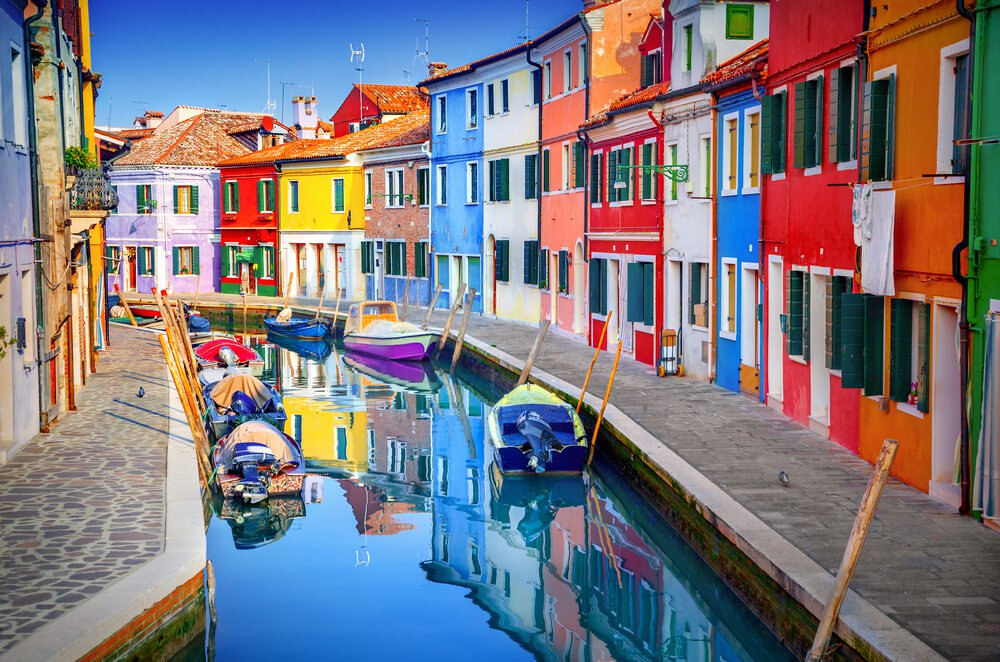
#> input picture colorpic.jpg, 1000 x 662 px, found by its file name
$ jupyter execute color_detection.ipynb
#> lines starting #> are read from the running program, lines starting #| are printed output that depends on the picture; after the words box and inside, x2 and y2 are one past the last pixel; in counts of white or black regions, pixels touching at a corner belong together
[cell 1]
import cv2
import pandas as pd

[cell 2]
img_path = r"D:\NLP\NLP Diploma Shaai For AI Using Pytourch\nlp-course-notebooks-master\color detection\colorpic.jpg"
img = cv2.imread(img_path)
#> img is the input picture: shape (662, 1000, 3); mean B, G, R 127.2, 120.1, 124.8

[cell 3]
index = ["color", "color_name", "hex", "R", "G", "B"]
csv = pd.read_csv(r'D:\NLP\NLP Diploma Shaai For AI Using Pytourch\nlp-course-notebooks-master\color detection/colors.csv', names=index, header=None)
#> (reads colors.csv from the repository)

[cell 4]
def getColorName(R,G,B):
    minimum = 1000
    for i in range(len(csv)):
        d = abs(R- int(csv.loc[i,"R"])) + abs(G- int(csv.loc[i,"G"]))+ abs(B- int(csv.loc[i,"B"]))
        if(d<minimum):
            minimum = d
            color_name = csv.loc[i,"color_name"]
    return color_name

[cell 5]
clicked = False
r = g = b = xpos = ypos = 0

[cell 6]
def draw_function(event, x,y,flags,param):
    if event == cv2.EVENT_LBUTTONDBLCLK:
        global b,g,r,xpos,ypos, clicked
        clicked = True
        xpos = x
        ypos = y
        b,g,r = img[y,x]
        b = int(b)
        g = int(g)
        r = int(r)

[cell 7]
cv2.namedWindow('color detection')
cv2.setMouseCallback('color detection',draw_function)

[cell 8]
while(1):

    cv2.imshow("color detection",img)
    if (clicked):
        #cv2.rectangle(image, startpoint, endpoint, color, thickness)-1 fills entire rectangle
        cv2.rectangle(img,(20,20), (750,60), (b,g,r), -1)
        color_name = getColorName(r,g,b) + ' R='+ str(r) +  ' G='+ str(g) +  ' B='+ str(b)
        #cv2.putText(img,text,start,font(0-7),fontScale,color,thickness,lineType )
        cv2.putText(img, color_name,(50,50),2,0.8,(255,255,255),2,cv2.LINE_AA)
        #For very light colours we will display text in black colour
        if(r+g+b>=600):
            cv2.putText(img, color_name,(50,50),2,0.8,(0,0,0),2,cv2.LINE_AA)

        clicked=False
    #when user hit esc
    if cv2.waitKey(20) & 0xFF ==27:
#> (key Esc is pressed here)
        break

cv2.destroyAllWindows()

[cell 9]
import numpy as np
hsv = cv2.cvtColor(img, cv2.COLOR_BGR2HSV)
#> hsv: shape (662, 1000, 3); mean H, S, V 79.1, 119.9, 163.6
color = np.uint8([[[b,g,r]]])
hsv_color = cv2.cvtColor(color,cv2.COLOR_BGR2HSV)
lower_range = np.array([hsv_color[0][0][0] - 10,100,100])
upper_range = np.array([hsv_color[0][0][0] + 10,255,255])

mask = cv2.inRange(hsv, lower_range, upper_range)
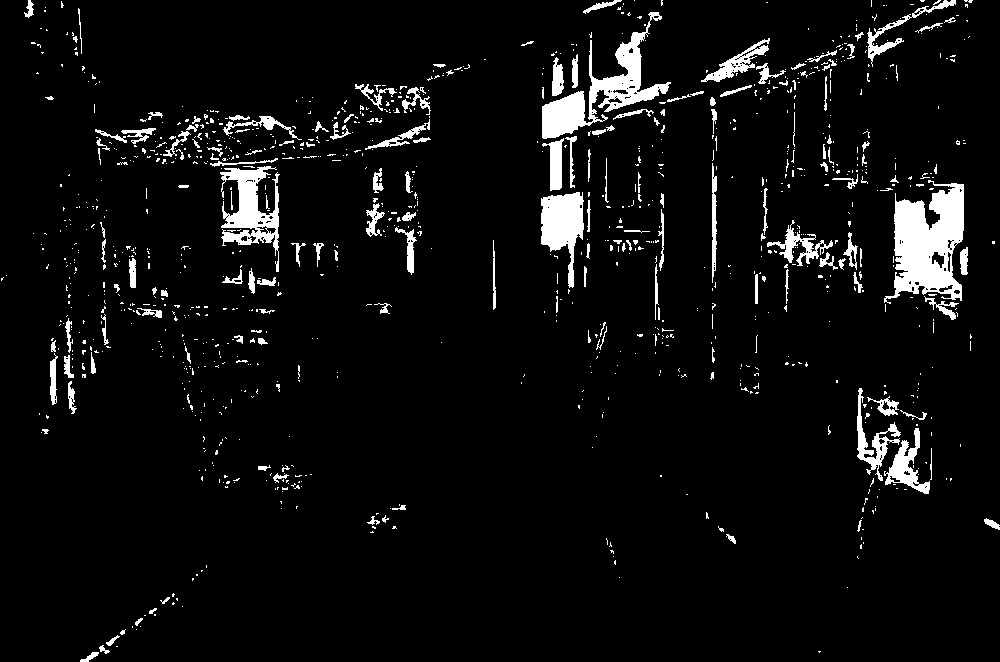
#> mask: shape (662, 1000); 5.5% white; 1093 white regions (921 under 20 px), largest, box (x1, y1, x2, y2) and area: (884, 180, 964, 304) 5854, (542, 12, 671, 139) 4212, (220, 166, 280, 272) 2706

cv2.imshow('mask', mask)
cv2.waitKey(0)
cv2.destroyAllWindows()
